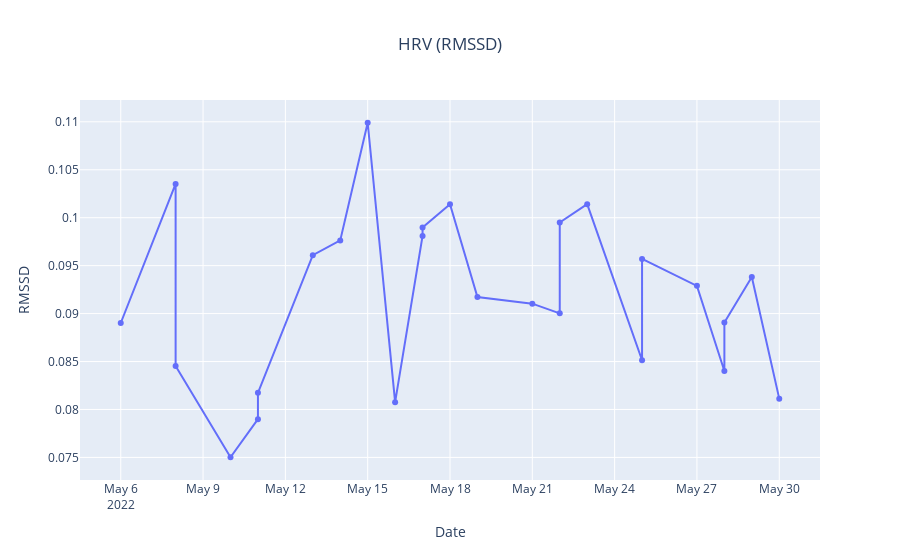

Notebook code for this chart:
### Markdown cell above
### HRV RMMSD
- the root mean square of successive differences between heartbeats
> hrv() in VisableWhoop

### Code cell
fig = go.Figure()

fig.add_trace(go.Scatter(
x=df.ds_date,
y=df["hrv_rmssd"],
mode="markers+lines"))

fig.update_layout(title_text='HRV (RMSSD)', title_x=0.5)
fig.update_xaxes(title='Date')
fig.update_yaxes(title='RMSSD')

### Figure 1 — Plotly figure (JSON) as saved in the notebook; plotly's stock layout.template omitted (floating-point values rounded to 4 significant figures)
{"data": [{"mode": "markers+lines", "type": "scatter", "x": ["2022-05-06", "2022-05-08", "2022-05-08", "2022-05-10", "2022-05-11", "2022-05-11", "2022-05-13", "2022-05-14", "2022-05-15", "2022-05-16", "2022-05-17", "2022-05-17", "2022-05-18", "2022-05-19", "2022-05-21", "2022-05-22", "2022-05-22", "2022-05-23", "2022-05-25", "2022-05-25", "2022-05-27", "2022-05-28", "2022-05-28", "2022-05-29", "2022-05-30"], "y": [0.08902, 0.1035, 0.08453, 0.07502, 0.07899, 0.08174, 0.09609, 0.09763, 0.1099, 0.08077, 0.0981, 0.09899, 0.1014, 0.09173, 0.09104, 0.09003, 0.0995, 0.1014, 0.08514, 0.0957, 0.09289, 0.08402, 0.08908, 0.09381, 0.08113]}], "layout": {"title": {"text": "HRV (RMSSD)", "x": 0.5}, "xaxis": {"title": {"text": "Date"}}, "yaxis": {"title": {"text": "RMSSD"}}}}
